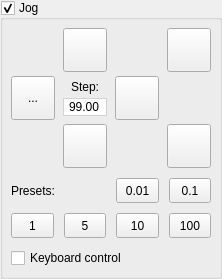
            <widget class="GroupBox" name="grpJog">
             <property name="title">
              <string>Jog</string>
             </property>
             <property name="checkable">
              <bool>true</bool>
             </property>
             <layout class="QVBoxLayout" name="verticalLayout_11">
              <property name="leftMargin">
               <number>8</number>
              </property>
              <property name="topMargin">
               <number>8</number>
              </property>
              <property name="rightMargin">
               <number>8</number>
              </property>
              <property name="bottomMargin">
               <number>8</number>
              </property>
              <item>
               <widget class="QWidget" name="widgetJog" native="true">
                <layout class="QVBoxLayout" name="verticalLayout_9">
                 <property name="spacing">
                  <number>10</number>
                 </property>
                 <property name="leftMargin">
                  <number>0</number>
                 </property>
                 <property name="topMargin">
                  <number>0</number>
                 </property>
                 <property name="rightMargin">
                  <number>0</number>
                 </property>
                 <property name="bottomMargin">
                  <number>0</number>
                 </property>
                 <item>
                  <layout class="QGridLayout" name="gridLayout_3">
                   <property name="horizontalSpacing">
                    <number>8</number>
                   </property>
                   <property name="verticalSpacing">
                    <number>4</number>
                   </property>
                   <item row="1" column="0">
                    <widget class="StyledToolButton" name="cmdXMinus">
                     <property name="sizePolicy">
                      <sizepolicy hsizetype="Fixed" vsizetype="Fixed">
                       <horstretch>0</horstretch>
                       <verstretch>0</verstretch>
                      </sizepolicy>
                     </property>
                     <property name="minimumSize">
                      <size>
                       <width>44</width>
                       <height>44</height>
                      </size>
                     </property>
                     <property name="toolTip">
                      <string>X-</string>
                     </property>
                     <property name="text">
                      <string>...</string>
                     </property>
                     <property name="icon">
                      <iconset resource="images.qrc">
                       <normaloff>:/images/1401561986_chevron-left.png</normaloff>:/images/1401561986_chevron-left.png</iconset>
                     </property>
                     <property name="iconSize">
                      <size>
                       <width>30</width>
                       <height>30</height>
                      </size>
                     </property>
                    </widget>
                   </item>
                   <item row="2" column="1">
                    <layout class="QHBoxLayout" name="horizontalLayout_13">
                     <property name="spacing">
                      <number>0</number>
                     </property>
                     <item>
                      <widget class="StyledToolButton" name="cmdYMinus">
                       <property name="sizePolicy">
                        <sizepolicy hsizetype="Fixed" vsizetype="Fixed">
                         <horstretch>0</horstretch>
                         <verstretch>0</verstretch>
                        </sizepolicy>
                       </property>
                       <property name="minimumSize">
                        <size>
                         <width>44</width>
                         <height>44</height>
                        </size>
                       </property>
                       <property name="toolTip">
                        <string>Y-</string>
                       </property>
                       <property name="text">
                        <string/>
                       </property>
                       <property name="icon">
                        <iconset resource="images.qrc">
                         <normaloff>:/images/1401562173_chevron-down.png</normaloff>:/images/1401562173_chevron-down.png</iconset>
                       </property>
                       <property name="iconSize">
                        <size>
                         <width>30</width>
                         <height>30</height>
                        </size>
                       </property>
                      </widget>
                     </item>
                    </layout>
                   </item>
                   <item row="1" column="2">
                    <widget class="StyledToolButton" name="cmdXPlus">
                     <property name="sizePolicy">
                      <sizepolicy hsizetype="Fixed" vsizetype="Fixed">
                       <horstretch>0</horstretch>
                       <verstretch>0</verstretch>
                      </sizepolicy>
                     </property>
                     <property name="minimumSize">
                      <size>
                       <width>44</width>
                       <height>44</height>
                      </size>
                     </property>
                     <property name="toolTip">
                      <string>X+</string>
                     </property>
                     <property name="text">
                      <string/>
                     </property>
                     <property name="icon">
                      <iconset resource="images.qrc">
                       <normaloff>:/images/1401562173_chevron-right.png</normaloff>:/images/1401562173_chevron-right.png</iconset>
                     </property>
                     <property name="iconSize">
                      <size>
                       <width>30</width>
                       <height>30</height>
                      </size>
                     </property>
                    </widget>
                   </item>
                   <item row="0" column="1">
                    <layout class="QHBoxLayout" name="horizontalLayout_12">
                     <property name="spacing">
                      <number>0</number>
                     </property>
                     <item>
                      <widget class="StyledToolButton" name="cmdYPlus">
                       <property name="sizePolicy">
                        <sizepolicy hsizetype="Fixed" vsizetype="Fixed">
                         <horstretch>0</horstretch>
                         <verstretch>0</verstretch>
                        </sizepolicy>
                       </property>
                       <property name="minimumSize">
                        <size>
                         <width>44</width>
                         <height>44</height>
                        </size>
                       </property>
                       <property name="toolTip">
                        <string>Y+</string>
                       </property>
                       <property name="text">
                        <string/>
                       </property>
                       <property name="icon">
                        <iconset resource="images.qrc">
                         <normaloff>:/images/1401562173_chevron-up.png</normaloff>:/images/1401562173_chevron-up.png</iconset>
                       </property>
                       <property name="iconSize">
                        <size>
                         <width>30</width>
                         <height>30</height>
                        </size>
                       </property>
                      </widget>
                     </item>
                    </layout>
                   </item>
                   <item row="1" column="1">
                    <layout class="QVBoxLayout" name="verticalLayout_10">
                     <property name="spacing">
                      <number>4</number>
                     </property>
                     <item>
                      <spacer name="verticalSpacer">
                       <property name="orientation">
                        <enum>Qt::Vertical</enum>
                       </property>
                       <property name="sizeType">
                        <enum>QSizePolicy::Maximum</enum>
                       </property>
                       <property name="sizeHint" stdset="0">
                        <size>
                         <width>20</width>
                         <height>40</height>
                        </size>
                       </property>
                      </spacer>
                     </item>
                     <item>
                      <widget class="QLabel" name="label_3">
                       <property name="sizePolicy">
                        <sizepolicy hsizetype="Preferred" vsizetype="Preferred">
                         <horstretch>0</horstretch>
                         <verstretch>0</verstretch>
                        </sizepolicy>
                       </property>
                       <property name="text">
                        <string>Step:</string>
                       </property>
                       <property name="alignment">
                        <set>Qt::AlignCenter</set>
                       </property>
                      </widget>
                     </item>
                     <item>
                      <widget class="QDoubleSpinBox" name="txtJogStep">
                       <property name="styleSheet">
                        <string notr="true">QDoubleSpinBox {
	border: 1px solid lightgray;
	padding-left: -8;
	padding-right: -8;
}

QDoubleSpinBox:focus {
	border: 1px solid lightsteelblue;
}</string>
                       </property>
                       <property name="alignment">
                        <set>Qt::AlignCenter</set>
                       </property>
                       <property name="buttonSymbols">
                        <enum>QAbstractSpinBox::NoButtons</enum>
                       </property>
                       <property name="decimals">
                        <number>2</number>
                       </property>
                       <property name="minimum">
                        <double>0.010000000000000</double>
                       </property>
                       <property name="maximum">
                        <double>100.000000000000000</double>
                       </property>
                       <property name="singleStep">
                        <double>0.010000000000000</double>
                       </property>
                       <property name="value">
                        <double>99.000000000000000</double>
                       </property>
                      </widget>
                     </item>
                     <item>
                      <spacer name="verticalSpacer_2">
                       <property name="orientation">
                        <enum>Qt::Vertical</enum>
                       </property>
                       <property name="sizeType">
                        <enum>QSizePolicy::Maximum</enum>
                       </property>
                       <property name="sizeHint" stdset="0">
                        <size>
                         <width>20</width>
                         <height>40</height>
                        </size>
                       </property>
                      </spacer>
                     </item>
                    </layout>
                   </item>
                   <item row="0" column="3">
                    <layout class="QHBoxLayout" name="horizontalLayout_25">
                     <property name="spacing">
                      <number>0</number>
                     </property>
                     <item>
                      <spacer name="horizontalSpacer">
                       <property name="orientation">
                        <enum>Qt::Horizontal</enum>
                       </property>
                       <property name="sizeHint" stdset="0">
                        <size>
                         <width>0</width>
                         <height>20</height>
                        </size>
                       </property>
                      </spacer>
                     </item>
                     <item>
                      <widget class="StyledToolButton" name="cmdZPlus">
                       <property name="sizePolicy">
                        <sizepolicy hsizetype="Fixed" vsizetype="Fixed">
                         <horstretch>0</horstretch>
                         <verstretch>0</verstretch>
                        </sizepolicy>
                       </property>
                       <property name="minimumSize">
                        <size>
                         <width>44</width>
                         <height>44</height>
                        </size>
                       </property>
                       <property name="toolTip">
                        <string>Z+</string>
                       </property>
                       <property name="text">
                        <string/>
                       </property>
                       <property name="icon">
                        <iconset resource="images.qrc">
                         <normaloff>:/images/1401562699_icon-arrow-up-b.png</normaloff>:/images/1401562699_icon-arrow-up-b.png</iconset>
                       </property>
                       <property name="iconSize">
                        <size>
                         <width>28</width>
                         <height>28</height>
                        </size>
                       </property>
                      </widget>
                     </item>
                    </layout>
                   </item>
                   <item row="2" column="3">
                    <layout class="QHBoxLayout" name="horizontalLayout_26">
                     <property name="spacing">
                      <number>0</number>
                     </property>
                     <item>
                      <spacer name="horizontalSpacer_2">
                       <property name="orientation">
                        <enum>Qt::Horizontal</enum>
                       </property>
                       <property name="sizeHint" stdset="0">
                        <size>
                         <width>0</width>
                         <height>20</height>
                        </size>
                       </property>
                      </spacer>
                     </item>
                     <item>
                      <widget class="StyledToolButton" name="cmdZMinus">
                       <property name="sizePolicy">
                        <sizepolicy hsizetype="Fixed" vsizetype="Fixed">
                         <horstretch>0</horstretch>
                         <verstretch>0</verstretch>
                        </sizepolicy>
                       </property>
                       <property name="minimumSize">
                        <size>
                         <width>44</width>
                         <height>44</height>
                        </size>
                       </property>
                       <property name="toolTip">
                        <string>Z-</string>
                       </property>
                       <property name="text">
                        <string/>
                       </property>
                       <property name="icon">
                        <iconset resource="images.qrc">
                         <normaloff>:/images/1401562699_icon-arrow-down-b.png</normaloff>:/images/1401562699_icon-arrow-down-b.png</iconset>
                       </property>
                       <property name="iconSize">
                        <size>
                         <width>28</width>
                         <height>28</height>
                        </size>
                       </property>
                      </widget>
                     </item>
                    </layout>
                   </item>
                  </layout>
                 </item>
                 <item>
                  <layout class="QHBoxLayout" name="horizontalLayout">
                   <item>
                    <layout class="QVBoxLayout" name="verticalLayout_14">
                     <item>
                      <widget class="QLabel" name="label_4">
                       <property name="text">
                        <string>Presets:</string>
                       </property>
                      </widget>
                     </item>
                     <item>
                      <layout class="QHBoxLayout" name="horizontalLayout_6">
                       <item>
                        <widget class="StyledToolButton" name="cmdJogStep3">
                         <property name="sizePolicy">
                          <sizepolicy hsizetype="Minimum" vsizetype="Fixed">
                           <horstretch>0</horstretch>
                           <verstretch>0</verstretch>
                          </sizepolicy>
                         </property>
                         <property name="minimumSize">
                          <size>
                           <width>42</width>
                           <height>25</height>
                          </size>
                         </property>
                         <property name="text">
                          <string>1</string>
                         </property>
                         <property name="checkable">
                          <bool>true</bool>
                         </property>
                        </widget>
                       </item>
                       <item>
                        <widget class="StyledToolButton" name="cmdJogStep4">
                         <property name="sizePolicy">
                          <sizepolicy hsizetype="Minimum" vsizetype="Fixed">
                           <horstretch>0</horstretch>
                           <verstretch>0</verstretch>
                          </sizepolicy>
                         </property>
                         <property name="minimumSize">
                          <size>
                           <width>42</width>
                           <height>25</height>
                          </size>
                         </property>
                         <property name="text">
                          <string>5</string>
                         </property>
                         <property name="checkable">
                          <bool>true</bool>
                         </property>
                        </widget>
                       </item>
                      </layout>
                     </item>
                    </layout>
                   </item>
                   <item>
                    <layout class="QGridLayout" name="gridLayout_2">
                     <item row="0" column="1">
                      <widget class="StyledToolButton" name="cmdJogStep2">
                       <property name="sizePolicy">
                        <sizepolicy hsizetype="Minimum" vsizetype="Fixed">
                         <horstretch>0</horstretch>
                         <verstretch>0</verstretch>
                        </sizepolicy>
                       </property>
                       <property name="minimumSize">
                        <size>
                         <width>42</width>
                         <height>25</height>
                        </size>
                       </property>
                       <property name="text">
                        <string>0.1</string>
                       </property>
                       <property name="checkable">
                        <bool>true</bool>
                       </property>
                      </widget>
                     </item>
                     <item row="0" column="0">
                      <widget class="StyledToolButton" name="cmdJogStep1">
                       <property name="sizePolicy">
                        <sizepolicy hsizetype="Minimum" vsizetype="Fixed">
                         <horstretch>0</horstretch>
                         <verstretch>0</verstretch>
                        </sizepolicy>
                       </property>
                       <property name="minimumSize">
                        <size>
                         <width>42</width>
                         <height>25</height>
                        </size>
                       </property>
                       <property name="text">
                        <string>0.01</string>
                       </property>
                       <property name="checkable">
                        <bool>true</bool>
                       </property>
                      </widget>
                     </item>
                     <item row="1" column="0">
                      <widget class="StyledToolButton" name="cmdJogStep5">
                       <property name="sizePolicy">
                        <sizepolicy hsizetype="Minimum" vsizetype="Fixed">
                         <horstretch>0</horstretch>
                         <verstretch>0</verstretch>
                        </sizepolicy>
                       </property>
                       <property name="minimumSize">
                        <size>
                         <width>42</width>
                         <height>25</height>
                        </size>
                       </property>
                       <property name="text">
                        <string>10</string>
                       </property>
                       <property name="checkable">
                        <bool>true</bool>
                       </property>
                      </widget>
                     </item>
                     <item row="1" column="1">
                      <widget class="StyledToolButton" name="cmdJogStep6">
                       <property name="sizePolicy">
                        <sizepolicy hsizetype="Minimum" vsizetype="Fixed">
                         <horstretch>0</horstretch>
                         <verstretch>0</verstretch>
                        </sizepolicy>
                       </property>
                       <property name="minimumSize">
                        <size>
                         <width>42</width>
                         <height>25</height>
                        </size>
                       </property>
                       <property name="text">
                        <string>100</string>
                       </property>
                       <property name="checkable">
                        <bool>true</bool>
                       </property>
                      </widget>
                     </item>
                    </layout>
                   </item>
                  </layout>
                 </item>
                 <item>
                  <widget class="QCheckBox" name="chkKeyboardControl">
                   <property name="text">
                    <string>Keyboard control</string>
                   </property>
                  </widget>
                 </item>
                </layout>
               </widget>
              </item>
             </layout>
            </widget>
